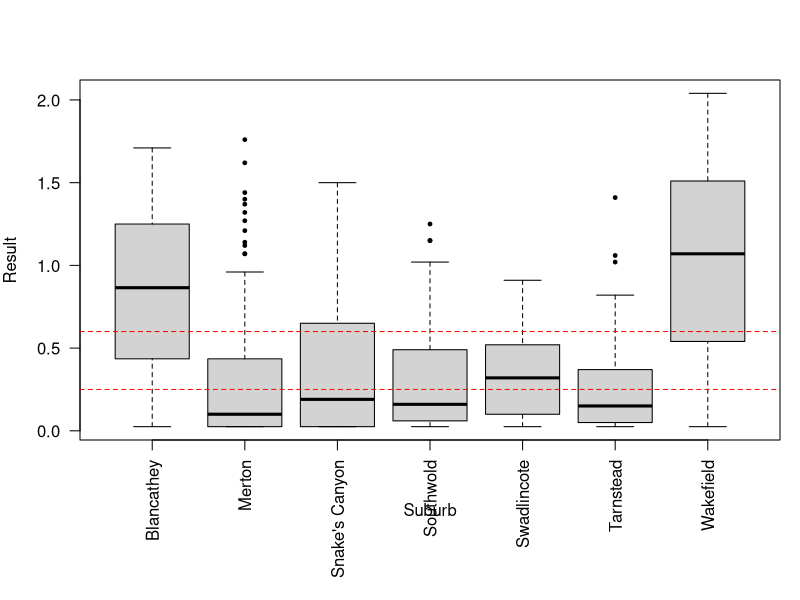
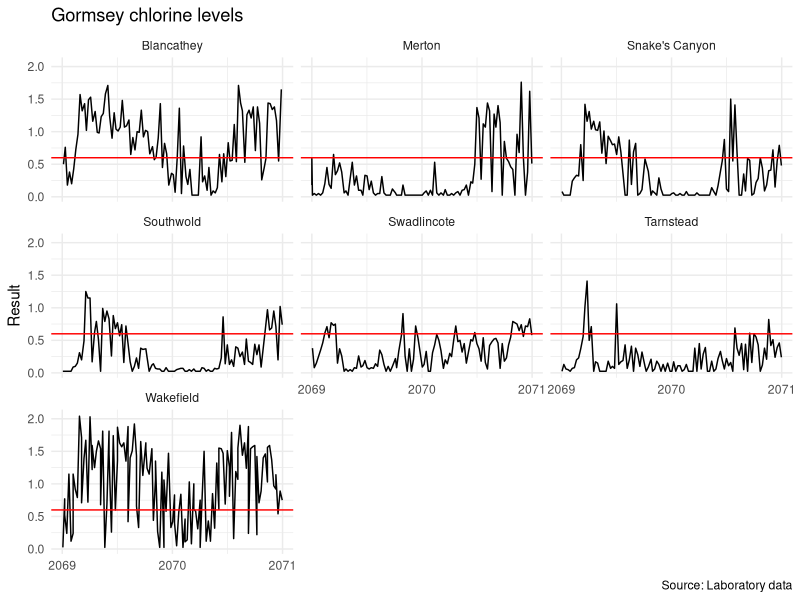

R code for these plots, in order: (Note: this script raises an error after producing the figures.)
##################################
# R4H2O: 7 - Data Science Workflow
##################################

# Prepare: Load and Tidy data

library(tidyverse)
labdata <- read_csv("data/labdata.csv")
chlorine <- filter(labdata, Measure == "Chlorine Total")

# Understand: Explore

par(mar = c(8, 4, 4, 1))
boxplot(Result ~ Suburb, data = chlorine, pch = 19, cex = .5, las = 2)
abline(h = c(0.25, 0.6), col = "red", lty = 2)

ggplot(chlorine, aes(Date, Result)) + 
  geom_line() + 
  geom_hline(yintercept = 0.6, col = "red") + 
  scale_x_date(date_breaks = "year", date_labels = "%Y") + 
  facet_wrap(~Suburb) + 
  theme_minimal() + 
  labs(title = "Gormsey chlorine levels",
       caption = "Source: Laboratory data",
       x = NULL)

# Understand: Model

chlorine_suburb <- group_by(chlorine, Suburb)

chlorine_results <- summarise(chlorine_suburb,
                              Minimum = min(Result),
                              Mean = mean(Result),
                              Max = max(Result),
                              Taste = round(sum(Result > 0.6) / n() * 100))

arrange(chlorine_results, Taste)

knitr::kable(arrange(chlorine_results, Taste), digits = 2,
             col.names = c("Suburb", "Minimum Cl", "Mean Cl", 
                           "Maximum Cl", "Negative taste %"))

# Presenting numbers

a <- sqrt(777)
print(a)

round(a) # Show as integer

round(a, digits = 2) # Round to two digits

round(a, digits = -1) # Rounding to a power of ten

floor(a) # Remove all digits

ceiling(a) # Round up to the nearest integer

signif(a, 5) # Show 5 characters

format(2^32, big.mark =",")

format(2^128, big.mark =",")

format(2^128, big.mark =",", scientific = FALSE)

paste("Mean THM value is", round(mean(thm$Result), 2), "Mg/l", sep = ": ")
